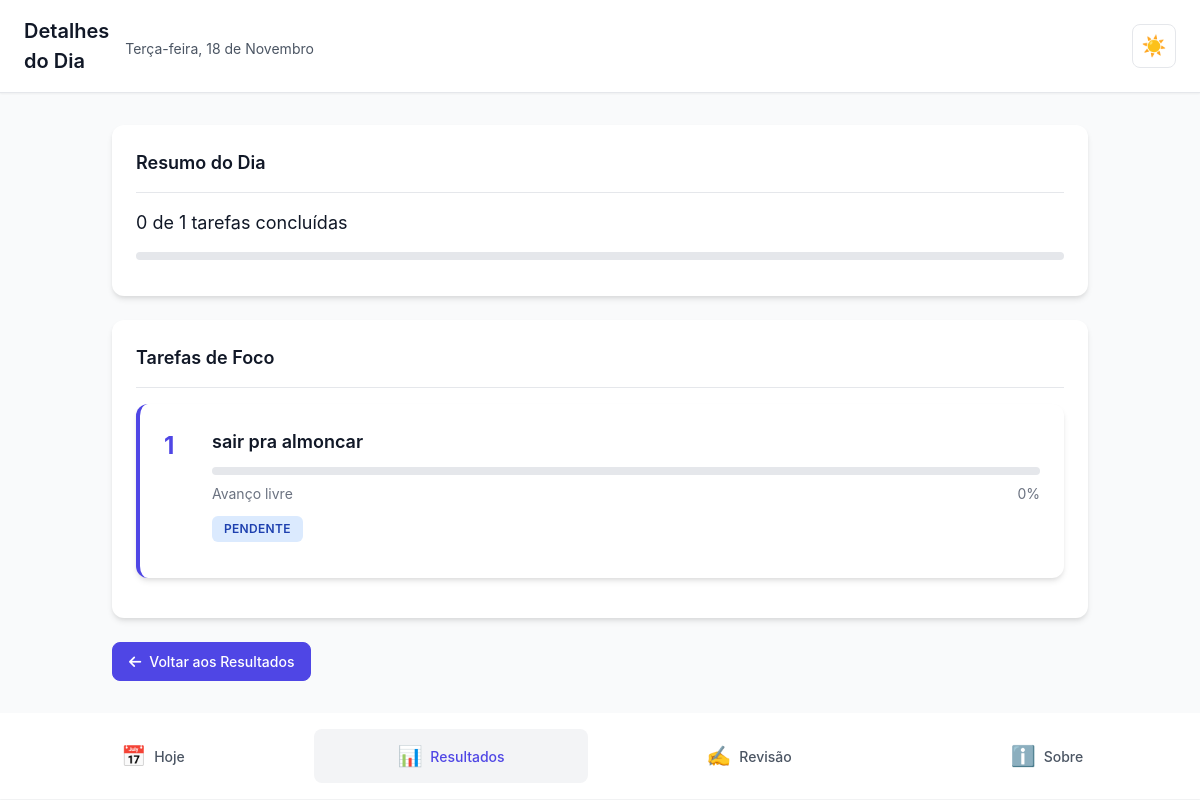
The page /resultados/2025-11-18/ (signed in) on the database as committed earlier.
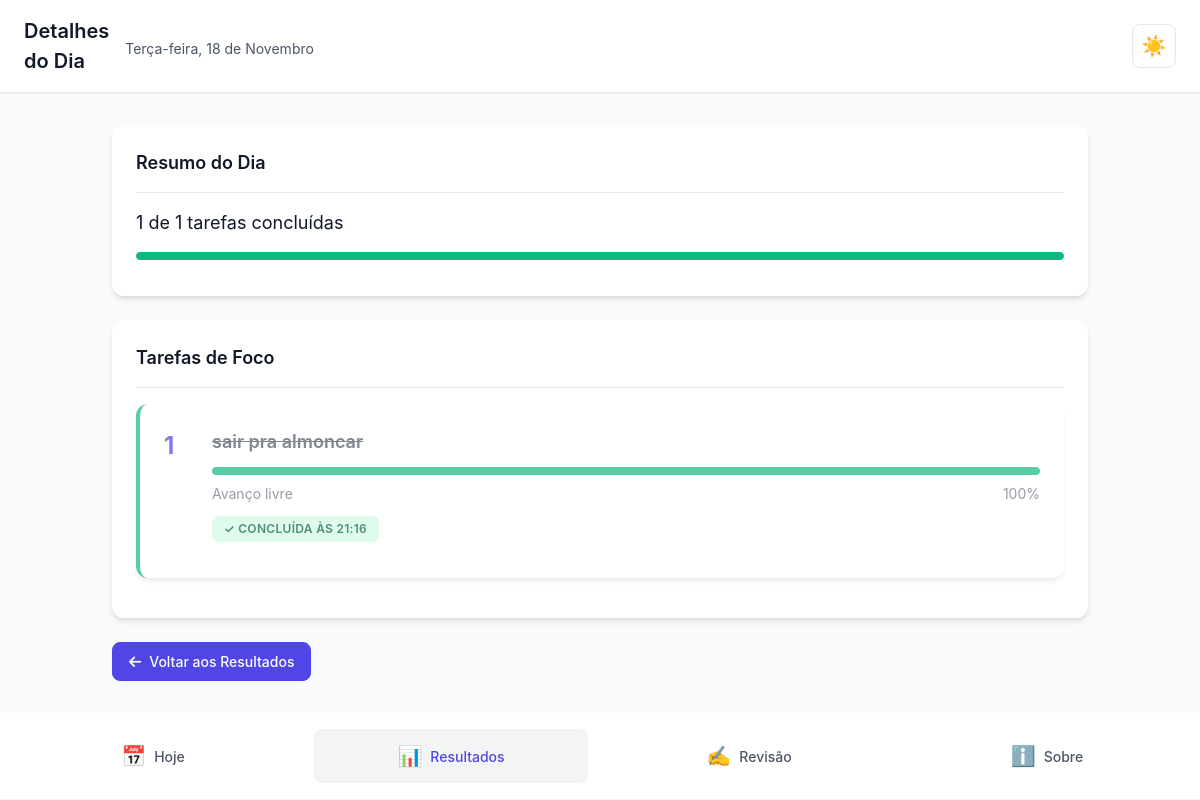
The same page on the database as committed later.
### core/models.py (models this page shows, shortened)
class DayPlan(models.Model):
    usuario = models.ForeignKey(
        User,
        on_delete=models.CASCADE,
        related_name='day_plans',
        verbose_name='Usuário'
    )
    data = models.DateField(
        verbose_name='Data',
        unique_for_date='data',
        db_index=True
    )
    motivo_nao_conclusao = models.CharField(
        max_length=200,
        blank=True,
        null=True,
        verbose_name='Motivo de não conclusão',
        help_text='Razão pela qual nem todas as tarefas foram concluídas'
    )
    comentario_reflexao = models.TextField(
        blank=True,
        null=True,
        verbose_name='Comentário/Reflexão',
        help_text='Reflexão sobre o dia'
    )
    criado_em = models.DateTimeField(
        auto_now_add=True,
        verbose_name='Criado em'
    )
    atualizado_em = models.DateTimeField(
        auto_now=True,
        verbose_name='Atualizado em'
    )
    class Meta:
        verbose_name = 'Plano do Dia'
        verbose_name_plural = 'Planos do Dia'
        ordering = ['-data']
        unique_together = [['usuario', 'data']]
    @property
    def total_tarefas(self):
        return self.tasks.count()
    @property
    def tarefas_concluidas(self):
        return self.tasks.filter(status='concluida').count()
    @property
    def percentual_conclusao(self):
        if self.total_tarefas == 0:
            return 0
        return int((self.tarefas_concluidas / self.total_tarefas) * 100)

class Task(models.Model):
    STATUS_CHOICES = [
        ('pendente', 'Pendente'),
        ('concluida', 'Concluída'),
    ]
    day_plan = models.ForeignKey(
        DayPlan,
        on_delete=models.CASCADE,
        related_name='tasks',
        verbose_name='Plano do Dia'
    )
    titulo = models.CharField(
        max_length=200,
        verbose_name='Título',
        help_text='Título curto e claro da tarefa'
    )
    descricao = models.TextField(
        blank=True,
        null=True,
        verbose_name='Descrição',
        help_text='Descrição opcional da tarefa'
    )
    ordem = models.IntegerField(
        validators=[MinValueValidator(1), MaxValueValidator(3)],
        verbose_name='Ordem',
        help_text='Ordem da tarefa (1, 2 ou 3)'
    )
    status = models.CharField(
        max_length=10,
        choices=STATUS_CHOICES,
        default='pendente',
        verbose_name='Status'
    )
    concluida_em = models.DateTimeField(
        blank=True,
        null=True,
        verbose_name='Concluída em'
    )
    total_steps = models.IntegerField(
        blank=True,
        null=True,
        validators=[MinValueValidator(1)],
        verbose_name='Total de Etapas',
        help_text='Quantidade total de etapas definidas (deixe vazio para modo flexível)'
    )
    completed_steps = models.IntegerField(
        default=0,
        validators=[MinValueValidator(0)],
        verbose_name='Etapas Concluídas',
        help_text='Quantidade de etapas concluídas (para tarefas com total_steps definido)'
    )
    pseudo_steps_done = models.IntegerField(
        default=0,
        validators=[MinValueValidator(0)],
        verbose_name='Passos Avançados',
        help_text='Contador de cliques em "Avançar etapa" (para tarefas sem total_steps)'
    )
    progress_percent = models.IntegerField(
        default=0,
        validators=[MinValueValidator(0), MaxValueValidator(100)],
        verbose_name='Progresso (%)',
        help_text='Progresso atual da tarefa em percentual (0-100)'
    )
    criado_em = models.DateTimeField(
        auto_now_add=True,
        verbose_name='Criado em'
    )
    atualizado_em = models.DateTimeField(
        auto_now=True,
        verbose_name='Atualizado em'
    )
    class Meta:
        verbose_name = 'Tarefa'
        verbose_name_plural = 'Tarefas'
        ordering = ['ordem']
        unique_together = [['day_plan', 'ordem']]

### core/views.py (the view)
# urls.py: path('resultados/<str:data_str>/', views.detalhes_dia, name='detalhes_dia'),
@login_required
def detalhes_dia(request, data_str):
    try:
        data_obj = date.fromisoformat(data_str)
    except ValueError:
        messages.error(request, 'Data inválida.')
        return redirect('core:resultados')
    day_plan = get_object_or_404(
        DayPlan,
        usuario=request.user,
        data=data_obj
    )
    tasks = day_plan.tasks.all().order_by('ordem')
    context = {
        'day_plan': day_plan,
        'tasks': tasks,
        'data': data_obj,
    }
    return render(request, 'core/detalhes_dia.html', context)

### core/context_processors.py (called while the page is built)
def pwa_settings(request):
    return {
        "PWA_SETTINGS": {
            "enabled": getattr(settings, "PWA_ENABLED", False),
            "theme_color": getattr(settings, "PWA_THEME_COLOR", "#0f172a"),
            "background_color": getattr(
                settings, "PWA_BACKGROUND_COLOR", "#0f172a"
            ),
            "start_url": getattr(settings, "PWA_START_URL", "/?source=pwa"),
            "scope": getattr(settings, "PWA_SCOPE", "/"),
            "install_hint": "Compartilhar → Adicionar à Tela de Início",
            "push_public_key": getattr(settings, "PWA_PUSH_PUBLIC_KEY", ""),
        }
    }

### core/templates/core/detalhes_dia.html (shortened to what this page needs)
{% extends 'core/base.html' %}
{% load static %}
{% block header_title %}Detalhes do Dia{% endblock %}
{% block header_subtitle %}
    <div class="header-subtitle">{{ data|date:"l, d \\d\\e F"|capfirst }}</div>
{% endblock %}
{% block content %}
    <div class="card fade-in">
        <div class="card-header">
            <h2 class="card-title">Resumo do Dia</h2>
        </div>
        <div class="card-body">
            <p style="font-size: 1.125rem; margin-bottom: 1rem;">
                {{ day_plan.tarefas_concluidas }} de {{ day_plan.total_tarefas }} tarefas concluídas
            </p>
            <div class="progress-bar-container">
                <div class="progress-bar {% if day_plan.percentual_conclusao == 100 %}success{% elif day_plan.percentual_conclusao > 0 %}warning{% endif %}"
                     style="width: {{ day_plan.percentual_conclusao }}%"></div>
            </div>
        </div>
    </div>
    <div class="card fade-in">
        <div class="card-header">
            <h2 class="card-title">Tarefas de Foco</h2>
        </div>
        <div class="card-body" style="padding-top: 0;">
            {% for task in tasks %}
                <div class="task-card {% if task.status == 'concluida' %}completed{% endif %}" style="margin-bottom: 1rem;">
                    <div class="task-header">
                        <span class="task-number">{{ task.ordem }}</span>
                        <div class="task-content" style="flex: 1;">
                            <h3 class="task-title">{{ task.titulo }}</h3>
                            <div style="margin-top: 0.75rem; margin-bottom: 0.75rem;">
                                <div class="progress-bar-container" style="margin-bottom: 0.5rem;">
                                    <div class="progress-bar {% if task.progress_percent == 100 %}success{% elif task.progress_percent > 0 %}warning{% endif %}"
                                         style="width: {{ task.progress_percent }}%"></div>
                                </div>
                                <div style="display: flex; justify-content: space-between; align-items: center; font-size: 0.875rem; color: #6B7280;">
                                    <span>
                                        {% if task.total_steps and task.total_steps > 0 %}
                                            Etapas: {{ task.completed_steps }}/{{ task.total_steps }}
                                        {% else %}
                                            Avanço livre
                                        {% endif %}
                                    </span>
                                    <span>{{ task.progress_percent }}%</span>
                                </div>
                            </div>
                            <div style="margin-top: 0.75rem; display: flex; align-items: center; gap: 0.75rem; flex-wrap: wrap;">
                                <span class="badge {% if task.status == 'concluida' %}badge-success{% else %}badge-info{% endif %}">
                                    {% if task.status == 'concluida' %}
                                        ✓ Concluída
                                        {% if task.concluida_em %}
                                            às {{ task.concluida_em|date:"H:i" }}
                                        {% endif %}
                                    {% else %}
                                        Pendente
                                    {% endif %}
                                </span>
                            </div>
                        </div>
                    </div>
                </div>
            {% empty %}
                <div style="text-align: center; padding: 2rem 0;">
                    <p style="color: #6B7280;">Nenhuma tarefa registrada para este dia.</p>
                </div>
            {% endfor %}
        </div>
    </div>
    <div style="margin-top: 1.5rem;">
        <a href="{% url 'core:resultados' %}" class="btn-icon-text btn-icon-text-primary">
            <i class="fas fa-arrow-left"></i>
            <span>Voltar aos Resultados</span>
        </a>
    </div>
{% endblock %}

Rows that differ between the two databases and show on the page:
computed for DayPlan: tarefas_concluidas "0" → "1"
changed Task "sair pra almoncar": progress_percent "0" → "100"; concluida_em (not shown) → "21:16"; status "PENDENTE" → "✓ CONCLUÍDA ÀS"
